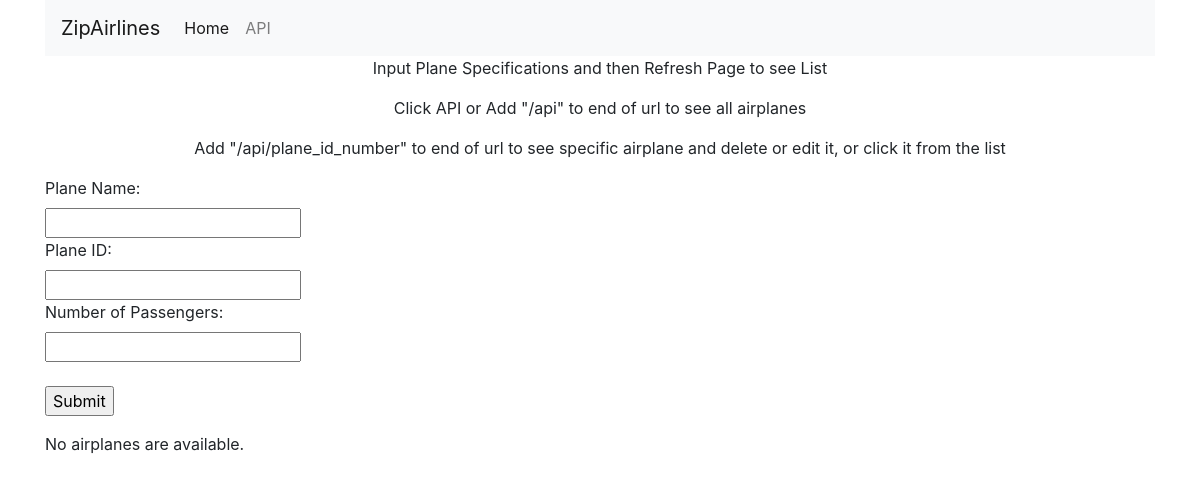
The app's page /, older data.
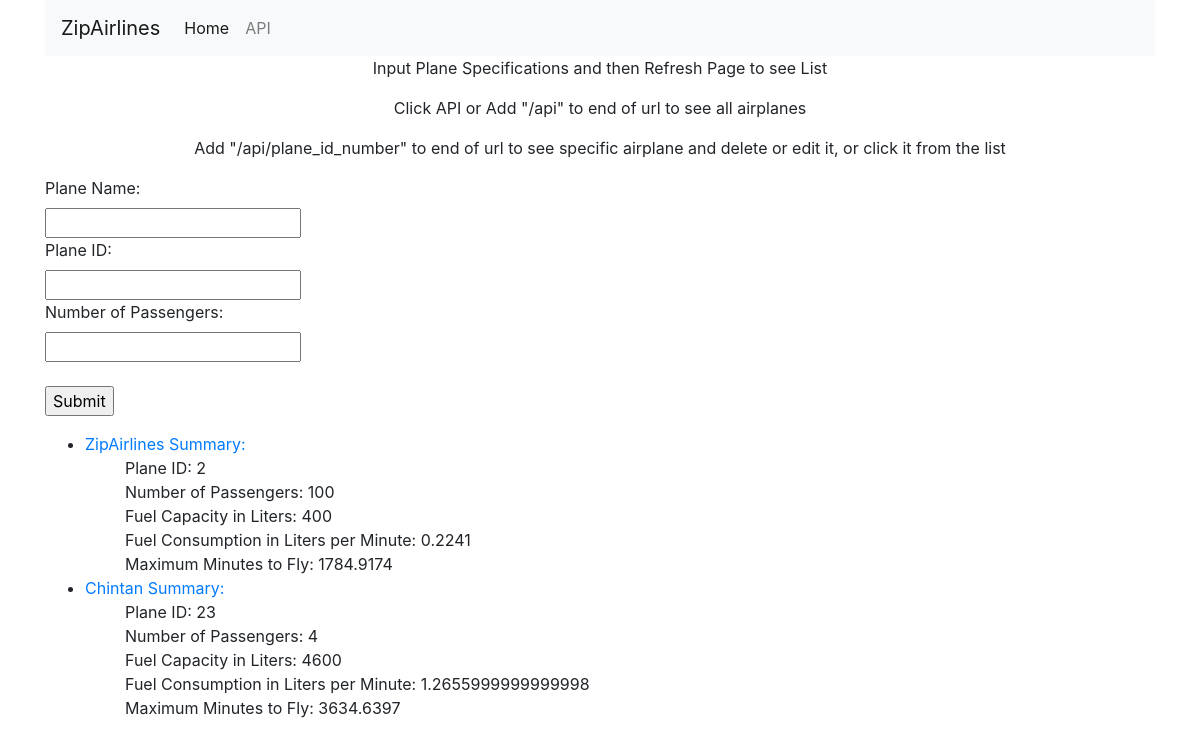
The same page, newer data.
### airplanes/models.py (models this page shows, shortened)
class Airplane(models.Model):
    plane_name = models.CharField(max_length=50)
    id = models.PositiveIntegerField(primary_key=True)
    num_passengers = models.IntegerField()
    def fuel_capacity(self):
        return 200 * self.id
    def fuel_consumption(self):
        fuel_c_with_id = round(np.log10(round(self.id * 0.8, 4)), 4)
        fuel_c_of_pass = round(0.0002 * self.num_passengers, 4)
        return fuel_c_with_id + fuel_c_of_pass
    def max_minutes(self):
        fuel_cap = self.fuel_capacity()
        return round(fuel_cap / self.fuel_consumption(), 4)
    class Meta:
        ordering = ["id"]

### airplanes/views.py (the view)
# urls.py: path('', views.index), # activates the index html file
def index(request):
    airplanes_list = Airplane.objects.all()
    context = {'airplanes_list': airplanes_list}
    return render(request, 'airplanes/index.html', context)

### airplanes/templates/airplanes/index.html (shortened to what this page needs)
<link rel="stylesheet" href="https://stackpath.bootstrapcdn.com/bootstrap/4.4.1/css/bootstrap.min.css">
<div class="container">
    <nav class="navbar navbar-expand-lg navbar-light bg-light">
        <a class="navbar-brand" href="#">ZipAirlines</a>
        <div class="collapse navbar-collapse" id="navbarSupportedContent">
          <ul class="navbar-nav mr-auto">
            <li class="nav-item active">
              <a class="nav-link" href="/">Home <span class="sr-only">(current)</span></a>
            </li>
            <li class="nav-item">
              <a class="nav-link" href="/api">API</a>
            </li>
        </div>
    </nav>
    <p class="text-center">Input Plane Specifications and then Refresh Page to see List</h1>
    <p class="text-center">Click API or Add "/api" to end of url to see all airplanes</h4>
    <p class="text-center">Add "/api/plane_id_number" to end of url to see specific airplane and delete or edit it, or click it from the list</h6>
</div>
<div class="container">
    <form action="/api/" method="post" target="hiddenFrame">
        <label for="plane_name">Plane Name:</label><br>
        <input type="text" id="plane_name" name="plane_name"><br>
        <label for="id">Plane ID:</label><br>
        <input type="text" id="id" name="id"><br>
        <label for="num_passengers">Number of Passengers:</label><br>
        <input type="text" id="num_passengers" name="num_passengers"><br><br>
        <input type="submit" value="Submit" >
      </form>
      {% if airplanes_list %}
        <ul>
            {% for airplane in airplanes_list %}
                <li><a href="/api/{{ airplane.id }}/">{{ airplane.plane_name }} Summary:</a></li>
                <ul>Plane ID: {{ airplane.id }}</ul>
                <ul>Number of Passengers: {{ airplane.num_passengers }}</ul>
                <ul>Fuel Capacity in Liters: {{ airplane.fuel_capacity }}</ul>
                <ul>Fuel Consumption in Liters per Minute: {{ airplane.fuel_consumption }}</ul>
                <ul>Maximum Minutes to Fly: {{ airplane.max_minutes }}</ul>
            {% endfor %}
         </ul>
    {% else %}
        <p>No airplanes are available.</p>
    {% endif %}
</div>

Row changes from the older to the newer data that the page shows:
added Airplane: plane_name "ZipAirlines", id "2", num_passengers "100", fuel_capacity "400", fuel_consumption "0.2241", max_minutes "1784.9174"
added Airplane: plane_name "Chintan", id "23", num_passengers "4", fuel_capacity "4600", fuel_consumption "1.2655999999999998", max_minutes "3634.6397"
Text that changed along with them:
text no longer shown: "No airplanes are available."
